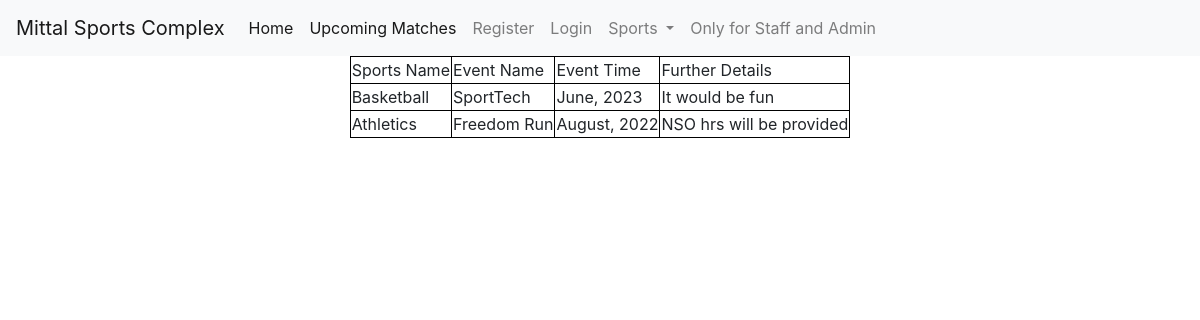
/featuredmatches/, run on the app's committed database.
### home/models.py (models this page shows, shortened)
class featuredMatches(models.Model):
    sportsname=models.TextField()
    eventname=models.TextField(default=None)
    eventtime=models.TextField(default=None)
    details=models.TextField()

### home/views.py (the view)
# urls.py: path('featuredmatches/', views.featuredmatches, name='featuredmatches'),
def featuredmatches(request):
    upcomingmatch=featuredMatches.objects.all()
    return render(request, 'upcomingmatches.html', {'upcomingmatches': upcomingmatch})

### Templates/upcomingmatches.html (shortened to what this page needs)
{% extends 'base.html' %}
{% block body %}
{% if upcomingmatches is not None %}
<div align='center'>
<table bordercolor='black' border='1px'>
    <tr><td>Sports Name</td><td>Event Name</td><td>Event Time</td><td>Further Details</td></tr>
    {% for i in upcomingmatches %}
    <tr><td>{{i.sportsname}}</td><td>{{i.eventname}}</td><td>{{i.eventtime}}</td><td>{{i.details}}</td></tr>
    {% endfor %}{% endif %}
</table></div>
{% endblock body %}

### data on the page
featuredMatches: sportsname "Basketball", eventname "SportTech", eventtime "June, 2023", details "It would be fun"
featuredMatches: sportsname "Athletics", eventname "Freedom Run", eventtime "August, 2022", details "NSO hrs will be provided"
